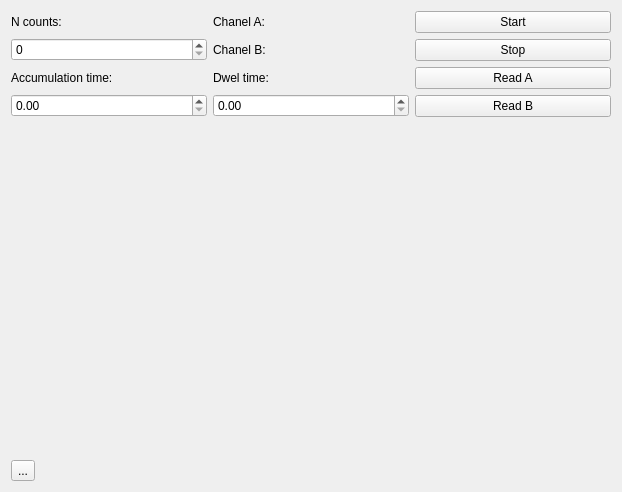
<?xml version="1.0" encoding="UTF-8"?>
<ui version="4.0">
 <class>Form</class>
 <widget class="QWidget" name="Form">
  <property name="geometry">
   <rect>
    <x>0</x>
    <y>0</y>
    <width>564</width>
    <height>492</height>
   </rect>
  </property>
  <property name="windowTitle">
   <string>Form</string>
  </property>
  <layout class="QVBoxLayout" name="verticalLayout_5">
   <item>
    <layout class="QGridLayout" name="gridLayout">
     <item row="0" column="0">
      <layout class="QVBoxLayout" name="verticalLayout_4">
       <item>
        <widget class="QLabel" name="label_4">
         <property name="text">
          <string>N counts:</string>
         </property>
        </widget>
       </item>
       <item>
        <widget class="QSpinBox" name="N_counts"/>
       </item>
      </layout>
     </item>
     <item row="0" column="1">
      <layout class="QVBoxLayout" name="verticalLayout_2">
       <item>
        <widget class="QLabel" name="Chanel_text_A">
         <property name="text">
          <string>Chanel A:</string>
         </property>
        </widget>
       </item>
       <item>
        <widget class="QLabel" name="Chanel_text_b">
         <property name="text">
          <string>Chanel B:</string>
         </property>
        </widget>
       </item>
      </layout>
     </item>
     <item row="0" column="2">
      <layout class="QVBoxLayout" name="verticalLayout">
       <item>
        <widget class="QPushButton" name="Start_button">
         <property name="text">
          <string>Start</string>
         </property>
        </widget>
       </item>
       <item>
        <widget class="QPushButton" name="Stop_button">
         <property name="text">
          <string>Stop</string>
         </property>
        </widget>
       </item>
      </layout>
     </item>
     <item row="1" column="0">
      <layout class="QVBoxLayout" name="verticalLayout_3">
       <item>
        <widget class="QLabel" name="label_3">
         <property name="text">
          <string>Accumulation time:</string>
         </property>
        </widget>
       </item>
       <item>
        <widget class="QDoubleSpinBox" name="Accumulation_time"/>
       </item>
      </layout>
     </item>
     <item row="1" column="1">
      <layout class="QVBoxLayout" name="verticalLayout_6">
       <item>
        <widget class="QLabel" name="label_5">
         <property name="text">
          <string>Dwel time:</string>
         </property>
        </widget>
       </item>
       <item>
        <widget class="QDoubleSpinBox" name="Dwel_time"/>
       </item>
      </layout>
     </item>
     <item row="1" column="2">
      <layout class="QVBoxLayout" name="verticalLayout_7">
       <item>
        <widget class="QPushButton" name="Read_botton_A">
         <property name="text">
          <string>Read A</string>
         </property>
        </widget>
       </item>
       <item>
        <widget class="QPushButton" name="Read_botton_A_2">
         <property name="text">
          <string>Read B</string>
         </property>
        </widget>
       </item>
      </layout>
     </item>
    </layout>
   </item>
   <item>
    <widget class="QWidget" name="plotWidget" native="true">
     <property name="sizePolicy">
      <sizepolicy hsizetype="Minimum" vsizetype="Preferred">
       <horstretch>0</horstretch>
       <verstretch>0</verstretch>
      </sizepolicy>
     </property>
     <property name="minimumSize">
      <size>
       <width>600</width>
       <height>0</height>
      </size>
     </property>
    </widget>
   </item>
   <item>
    <widget class="QToolButton" name="toolButton">
     <property name="text">
      <string>...</string>
     </property>
    </widget>
   </item>
  </layout>
 </widget>
 <resources/>
 <connections/>
</ui>
